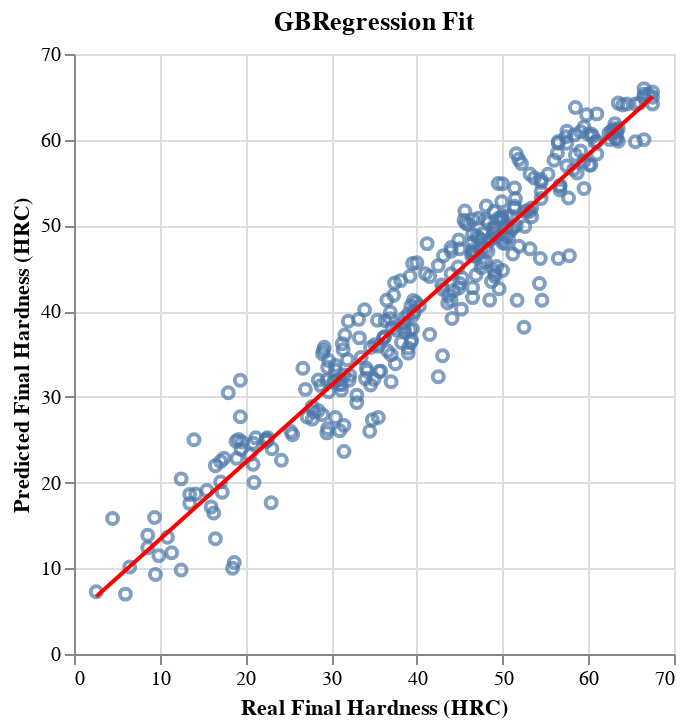

Source (notebook cell):
### Code cell
base = alt.Chart(test_df).mark_point().encode(
    alt.X('Real Final Hardness (HRC)'),
    alt.Y('Predicted Final Hardness (HRC)')
)

fit = base.transform_regression(
    'Real Final Hardness (HRC)','Predicted Final Hardness (HRC)', method='linear'
).mark_line(color='red').encode()

plot = (base + fit).properties(title='GBRegression Fit')
plot.save(f"{images_path}/GBR_fit.png")
plot

### Figure 1 — Vega-Lite specification as saved in the notebook (floating-point values rounded to 4 significant figures; data arrays with more than 128 entries replaced by an {"elided": "..."} marker saying what was removed)
{"config": {"view": {"continuousWidth": 300, "continuousHeight": 300}}, "layer": [{"mark": {"type": "point"}, "encoding": {"x": {"field": "Real Final Hardness (HRC)", "type": "quantitative"}, "y": {"field": "Predicted Final Hardness (HRC)", "type": "quantitative"}}}, {"mark": {"type": "line", "color": "red"}, "encoding": {"x": {"field": "Real Final Hardness (HRC)", "type": "quantitative"}, "y": {"field": "Predicted Final Hardness (HRC)", "type": "quantitative"}}, "transform": [{"on": "Real Final Hardness (HRC)", "regression": "Predicted Final Hardness (HRC)", "method": "linear"}]}], "data": {"name": "data-84fe3143b2eec66534f17b7ef157c356"}, "title": "GBRegression Fit", "$schema": "https://vega.github.io/schema/vega-lite/v5.20.1.json", "datasets": {"data-84fe3143b2eec66534f17b7ef157c356": {"elided": "322 records"}}}
